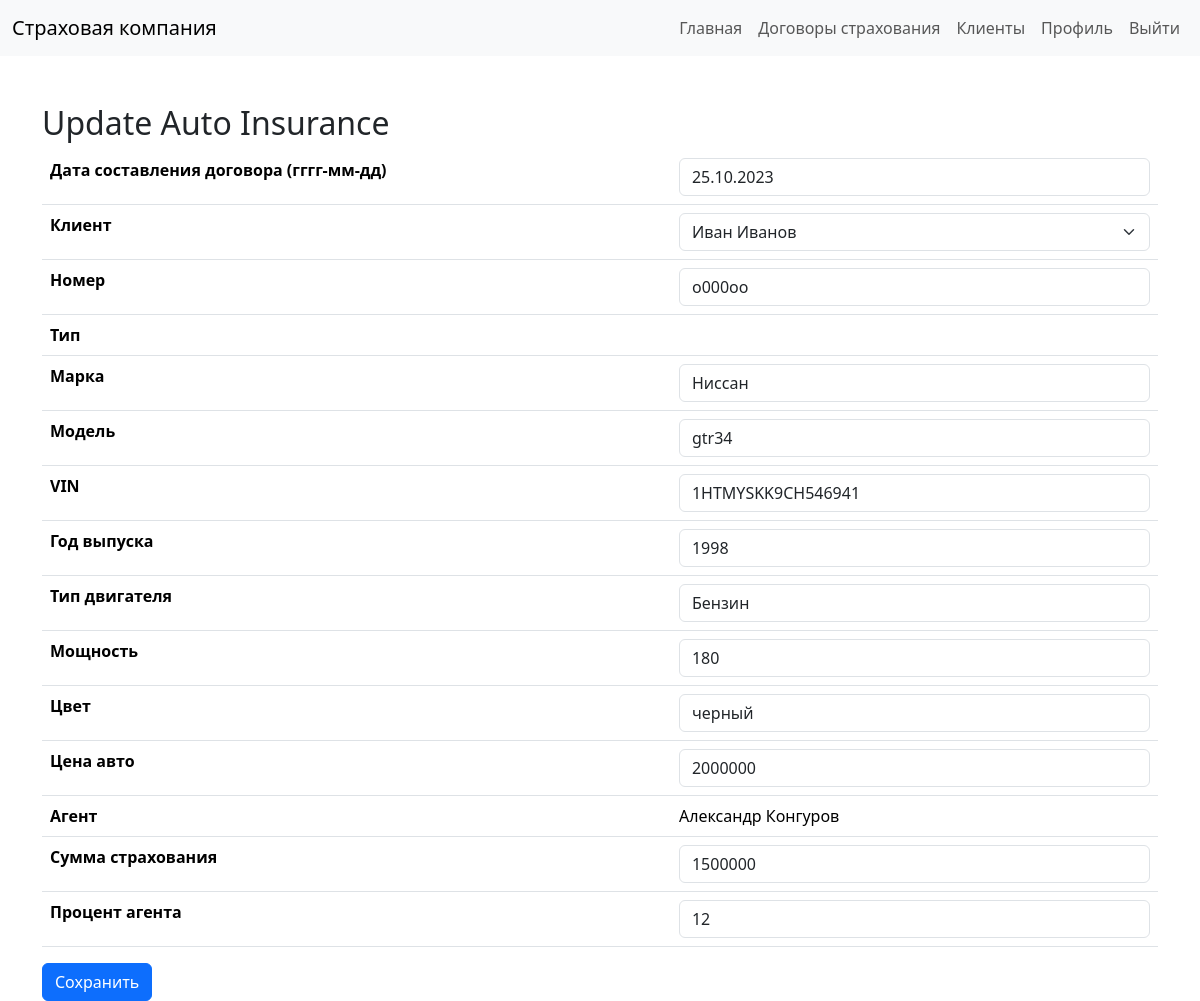
The app's page /update_auto_insurance/7/ (signed in) with its own data.
### main/models.py (models this page shows, shortened)
class AutoInshurance(models.Model):
    date = models.DateField() # Дата
    client = models.ForeignKey(User, on_delete=models.CASCADE, blank=True, null=True, related_name='auto_client') # Клиент
    number = models.CharField(max_length=100, blank=True, null=True) # Номер
    type = models.CharField(max_length=100, blank=True, null=True, default='Автостраховка', editable=False) # Тип
    mark = models.CharField(max_length=100, blank=True, null=True) # Марка
    model = models.CharField(max_length=100, blank=True, null=True) # Модель
    vin = models.CharField(max_length=100, blank=True, null=True)   # VIN
    year = models.CharField(max_length=100, blank=True, null=True) # Год
    engine = models.CharField(max_length=100, blank=True, null=True) # Двигатель
    power = models.CharField(max_length=100, blank=True, null=True) # Мощность
    color = models.CharField(max_length=100, blank=True, null=True) # Цвет
    price = models.CharField(max_length=100, blank=True, null=True) # Цена
    agent = models.ForeignKey(User, on_delete=models.CASCADE, blank=True, null=True) # Агент
    salary = models.IntegerField(blank=True, null=True)
    percent_agent = models.IntegerField(blank=True, null=True)
    class Meta:
        verbose_name = 'Автостраховка'
        verbose_name_plural = 'Автостраховки'

class User(AbstractUser):
    patronymic = models.CharField(max_length=100, blank=True, null=True) # Отчество
    date_birth = models.DateField(blank=True, null=True, default='2000-01-01') # Дата рождения
    phone = models.CharField(max_length=100, blank=True, null=True) # Телефон
    adress = models.CharField(max_length=100, blank=True, null=True) # Адрес
    passport = models.CharField(max_length=100, blank=True, null=True) # Паспорт
    filial = models.ForeignKey(Filial, on_delete=models.CASCADE, blank=True, null=True) # Филиал
    role = models.ForeignKey(Roles, on_delete=models.CASCADE, blank=True, null=True) # Роль
    def __str__(self):
        return self.first_name + ' ' + self.last_name
    class Meta:
        verbose_name = 'Пользователь'
        verbose_name_plural = 'Пользователи'

### main/views.py (the view)
# urls.py: path('update_auto_insurance/<int:insurance_id>/', views.update_auto_insurance, name='update_auto_insurance'),
def update_auto_insurance(request, insurance_id):
    insurance = AutoInshurance.objects.get(id=insurance_id)
    if request.method == 'POST':
        form = AutoInsuranceForm(request.POST, instance=insurance)
        if form.is_valid():
            insurance.agent = request.user  # добавляем агента
            form.save()
            return redirect('insurances')
    else:
        form = AutoInsuranceForm(instance=insurance)
    return render(request, 'update_auto_insurance.html', {'form': form})

### templates/update_auto_insurance.html (shortened to what this page needs)
<!DOCTYPE html>
<html lang="en">
<head>
    <link href="https://cdn.jsdelivr.net/npm/bootstrap@5.3.2/dist/css/bootstrap.min.css" rel="stylesheet"
>
</head>
<body>
<nav class="navbar navbar-expand-lg navbar-light bg-light">
    <div class="container-fluid">
        <a class="navbar-brand" href="{% url 'index' %}">Страховая компания</a>
        <div class="collapse navbar-collapse" id="navbarNav">
            <ul class="navbar-nav ms-auto">
                <li class="nav-item">
                    <a class="nav-link" href="{% url 'index' %}">Главная</a>
                </li>
                {% if request.user.role.name == 'Агент' %}
                    <li class="nav-item">
                        <a class="nav-link" href="{% url 'insurances' %}">Договоры страхования</a>
                    </li>
                    <li class="nav-item">
                        <a class="nav-link" href="{% url 'clients' %}">Клиенты</a>
                    </li>
                    <li class="nav-item">
                        <a class="nav-link" href="{% url 'profile' user.id %}">Профиль</a>
                    </li>
                {% endif %}
                <li class="nav-item">
                    <a class="nav-link" href="{% url 'logout' %}">Выйти</a>
                </li>
            </ul>
        </div>
    </div>
</nav>
<div class="container mt-5">
    <h2>Update Auto Insurance</h2>
    <form method="post" action="">
        <table class="table">
            <tbody>
            <tr>
                <th>Дата составления договора (гггг-мм-дд)</th>
                <td>{{ form.date }}</td>
            </tr>
            <tr>
                <th>Клиент</th>
                <td>{{ form.client }}</td>
            </tr>
            <tr>
                <th>Номер</th>
                <td>{{ form.number }}</td>
            </tr>
            <tr>
                <th>Тип</th>
                <td>{{ form.type }}</td>
            </tr>
            <tr>
                <th>Марка</th>
                <td>{{ form.mark }}</td>
            </tr>
            <tr>
                <th>Модель</th>
                <td>{{ form.model }}</td>
            </tr>
            <tr>
                <th>VIN</th>
                <td>{{ form.vin }}</td>
            </tr>
            <tr>
                <th>Год выпуска</th>
                <td>{{ form.year }}</td>
            </tr>
            <tr>
                <th>Тип двигателя</th>
                <td>{{ form.engine }}</td>
            </tr>
            <tr>
                <th>Мощность</th>
                <td>{{ form.power }}</td>
            </tr>
            <tr>
                <th>Цвет</th>
                <td>{{ form.color }}</td>
            </tr>
            <tr>
                <th>Цена авто</th>
                <td>{{ form.price }}</td>
            </tr>
            <tr>
                <th>Агент</th>
                <td>{{ request.user }}</td>
            </tr>
            <tr>
                <th>Сумма страхования</th>
                <td>{{ form.salary }}</td>
            </tr>
            <tr>
                <th>Процент агента</th>
                <td>{{ form.percent_agent }}</td>
            </tr>
            </tbody>
        </table>
        <button type="submit" class="btn btn-primary">Сохранить</button>
    </form>
</div>
</body>
</html>

### records on screen
AutoInshurance: date "25.10.2023", client "Иван Иванов", number "о000оо", mark "Ниссан", model "gtr34", vin "1HTMYSKK9CH546941", year "1998", engine "Бензин", power "180", color "черный", price "2000000", salary "1500000", percent_agent "12"
User: user "Александр Конгуров"
